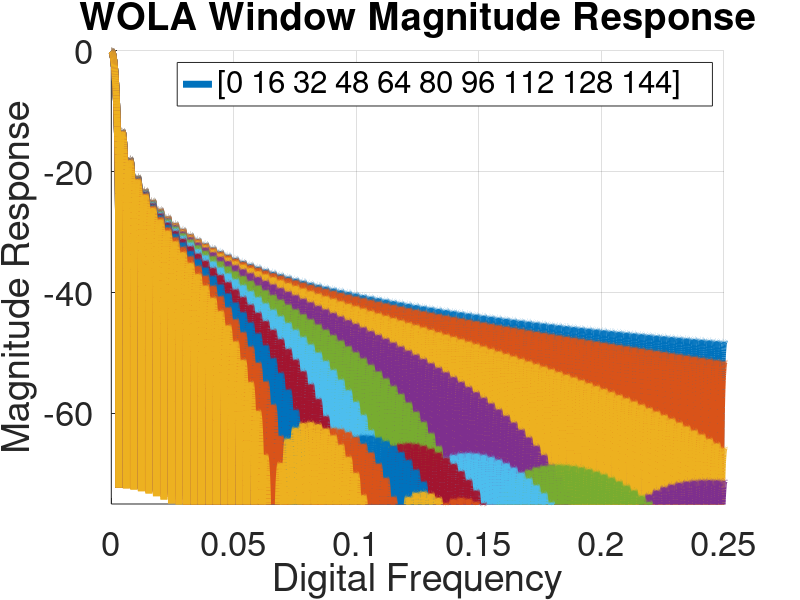

Reproduce this figure in MATLAB.
% Plot frequency response of WOLA window

clear; clc; close all;

function b = generate_wola_window(wola_len,sym_len)
% sym_len = nfft+ncp

if wola_len > 0
  b = hanning(2*wola_len).';
  b = [b(1:wola_len) ones(1,sym_len-wola_len) b(wola_len+1:end)];
else
  b = ones(1,sym_len);
endif
%b = hanning(wola_len+sym_len).';
  
endfunction




sym_len = 2048+144;
sym_len = 2048;
wola_lens = 0:16:144;
nfft = sym_len*2^5;

figure; hold on;
for wdx = 1:length(wola_lens)
  wola_len = wola_lens(wdx);
  b = generate_wola_window(wola_len,sym_len);
  b = b/sum(b);
  [h,w] = freqz(b,1,nfft);
  plot(w,20*log10(abs(h)),'linewidth',5);
endfor
title("WOLA Window Magnitude Response");
xlabel("Digital Frequency"); ylabel("Magnitude Response");
lobj = legend(mat2str(wola_lens));
set(lobj,'fontsize',25);
xlim([0 0.25]); ylim([-75 0]); grid on;
set(gca,"fontsize",25);